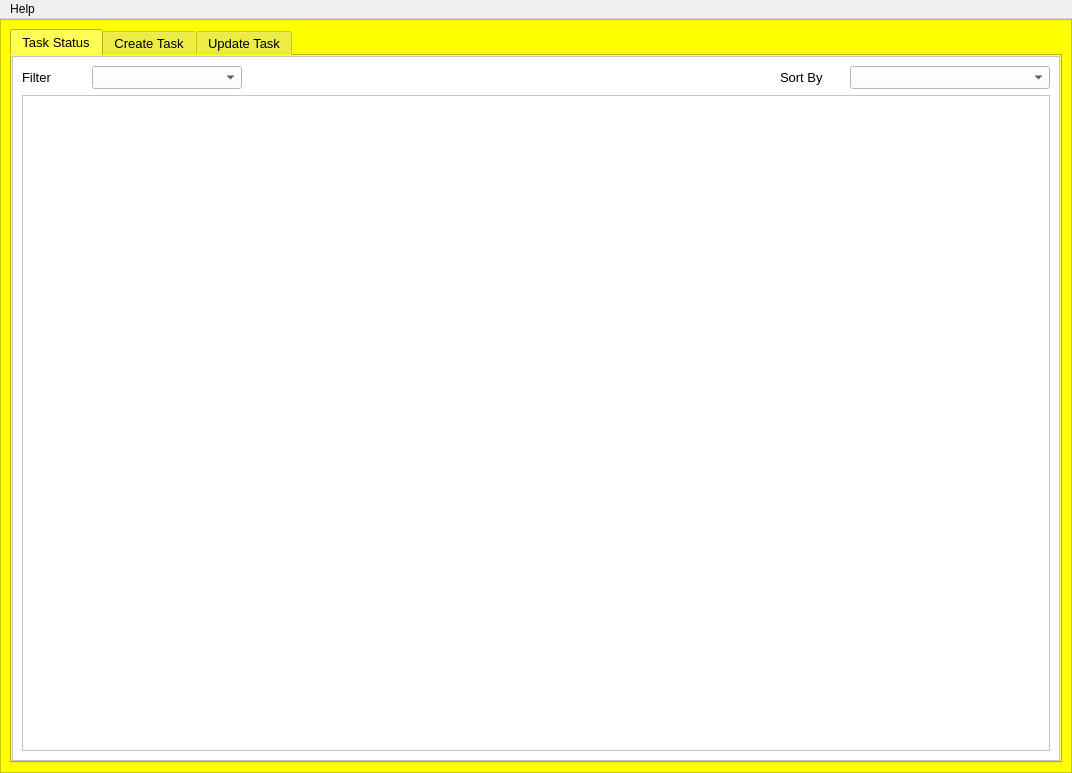
<?xml version="1.0" encoding="UTF-8"?>
<ui version="4.0">
 <class>MainWindow</class>
 <widget class="QMainWindow" name="MainWindow">
  <property name="geometry">
   <rect>
    <x>0</x>
    <y>0</y>
    <width>1072</width>
    <height>773</height>
   </rect>
  </property>
  <property name="windowTitle">
   <string>MainWindow</string>
  </property>
  <widget class="QWidget" name="centralwidget">
   <layout class="QVBoxLayout" name="verticalLayout">
    <property name="leftMargin">
     <number>0</number>
    </property>
    <property name="topMargin">
     <number>0</number>
    </property>
    <property name="rightMargin">
     <number>0</number>
    </property>
    <property name="bottomMargin">
     <number>0</number>
    </property>
    <item>
     <widget class="QFrame" name="frame">
      <property name="sizePolicy">
       <sizepolicy hsizetype="Preferred" vsizetype="Preferred">
        <horstretch>0</horstretch>
        <verstretch>0</verstretch>
       </sizepolicy>
      </property>
      <property name="autoFillBackground">
       <bool>false</bool>
      </property>
      <property name="styleSheet">
       <string notr="true">background-color:rgb(255, 255, 0)</string>
      </property>
      <property name="frameShape">
       <enum>QFrame::StyledPanel</enum>
      </property>
      <property name="frameShadow">
       <enum>QFrame::Raised</enum>
      </property>
      <layout class="QVBoxLayout" name="verticalLayout_2">
       <property name="spacing">
        <number>0</number>
       </property>
       <property name="leftMargin">
        <number>9</number>
       </property>
       <property name="topMargin">
        <number>9</number>
       </property>
       <item>
        <widget class="QTabWidget" name="tabWidget">
         <property name="font">
          <font>
           <pointsize>10</pointsize>
          </font>
         </property>
         <property name="currentIndex">
          <number>0</number>
         </property>
         <widget class="QWidget" name="tab">
          <attribute name="title">
           <string>Task Status</string>
          </attribute>
          <layout class="QVBoxLayout" name="verticalLayout_5">
           <property name="leftMargin">
            <number>0</number>
           </property>
           <property name="topMargin">
            <number>0</number>
           </property>
           <property name="rightMargin">
            <number>0</number>
           </property>
           <property name="bottomMargin">
            <number>0</number>
           </property>
           <item>
            <widget class="QFrame" name="frame_3">
             <property name="styleSheet">
              <string notr="true">background-color:rgb(255, 255, 255)</string>
             </property>
             <property name="frameShape">
              <enum>QFrame::StyledPanel</enum>
             </property>
             <property name="frameShadow">
              <enum>QFrame::Raised</enum>
             </property>
             <layout class="QGridLayout" name="gridLayout_2">
              <item row="0" column="0">
               <layout class="QGridLayout" name="gridLayout">
                <property name="topMargin">
                 <number>0</number>
                </property>
                <item row="0" column="0">
                 <layout class="QHBoxLayout" name="horizontalLayout_5">
                  <property name="spacing">
                   <number>0</number>
                  </property>
                  <property name="sizeConstraint">
                   <enum>QLayout::SetMinimumSize</enum>
                  </property>
                  <item>
                   <widget class="QLabel" name="label_6">
                    <property name="minimumSize">
                     <size>
                      <width>70</width>
                      <height>0</height>
                     </size>
                    </property>
                    <property name="maximumSize">
                     <size>
                      <width>70</width>
                      <height>16777215</height>
                     </size>
                    </property>
                    <property name="font">
                     <font>
                      <pointsize>10</pointsize>
                     </font>
                    </property>
                    <property name="text">
                     <string>Filter</string>
                    </property>
                   </widget>
                  </item>
                  <item>
                   <widget class="QComboBox" name="taskStatusComboBox">
                    <property name="sizePolicy">
                     <sizepolicy hsizetype="Expanding" vsizetype="Fixed">
                      <horstretch>0</horstretch>
                      <verstretch>0</verstretch>
                     </sizepolicy>
                    </property>
                    <property name="minimumSize">
                     <size>
                      <width>100</width>
                      <height>0</height>
                     </size>
                    </property>
                    <property name="maximumSize">
                     <size>
                      <width>150</width>
                      <height>16777215</height>
                     </size>
                    </property>
                    <property name="font">
                     <font>
                      <pointsize>10</pointsize>
                     </font>
                    </property>
                   </widget>
                  </item>
                  <item>
                   <spacer name="horizontalSpacer">
                    <property name="orientation">
                     <enum>Qt::Horizontal</enum>
                    </property>
                    <property name="sizeHint" stdset="0">
                     <size>
                      <width>40</width>
                      <height>20</height>
                     </size>
                    </property>
                   </spacer>
                  </item>
                  <item>
                   <widget class="QLabel" name="label_7">
                    <property name="minimumSize">
                     <size>
                      <width>70</width>
                      <height>0</height>
                     </size>
                    </property>
                    <property name="maximumSize">
                     <size>
                      <width>70</width>
                      <height>16777215</height>
                     </size>
                    </property>
                    <property name="font">
                     <font>
                      <pointsize>10</pointsize>
                     </font>
                    </property>
                    <property name="text">
                     <string>Sort By</string>
                    </property>
                   </widget>
                  </item>
                  <item>
                   <widget class="QComboBox" name="taskFilterComboBox">
                    <property name="minimumSize">
                     <size>
                      <width>200</width>
                      <height>0</height>
                     </size>
                    </property>
                    <property name="maximumSize">
                     <size>
                      <width>150</width>
                      <height>16777215</height>
                     </size>
                    </property>
                    <property name="font">
                     <font>
                      <pointsize>10</pointsize>
                     </font>
                    </property>
                   </widget>
                  </item>
                 </layout>
                </item>
                <item row="1" column="0">
                 <widget class="QTableWidget" name="taskTableWidget">
                  <property name="font">
                   <font>
                    <pointsize>10</pointsize>
                   </font>
                  </property>
                  <property name="showGrid">
                   <bool>true</bool>
                  </property>
                  <attribute name="horizontalHeaderMinimumSectionSize">
                   <number>150</number>
                  </attribute>
                 </widget>
                </item>
               </layout>
              </item>
             </layout>
            </widget>
           </item>
          </layout>
         </widget>
         <widget class="QWidget" name="tab_2">
          <attribute name="title">
           <string>Create Task</string>
          </attribute>
          <layout class="QVBoxLayout" name="verticalLayout_3">
           <property name="leftMargin">
            <number>0</number>
           </property>
           <property name="topMargin">
            <number>0</number>
           </property>
           <property name="rightMargin">
            <number>0</number>
           </property>
           <property name="bottomMargin">
            <number>0</number>
           </property>
           <item>
            <widget class="QFrame" name="frame_2">
             <property name="enabled">
              <bool>true</bool>
             </property>
             <property name="styleSheet">
              <string notr="true">background-color:rgb(255, 255, 255)</string>
             </property>
             <property name="frameShape">
              <enum>QFrame::StyledPanel</enum>
             </property>
             <property name="frameShadow">
              <enum>QFrame::Raised</enum>
             </property>
             <widget class="QPushButton" name="createTaskBtn">
              <property name="geometry">
               <rect>
                <x>710</x>
                <y>290</y>
                <width>111</width>
                <height>31</height>
               </rect>
              </property>
              <property name="font">
               <font>
                <pointsize>12</pointsize>
               </font>
              </property>
              <property name="text">
               <string>Submit</string>
              </property>
             </widget>
             <widget class="QWidget" name="layoutWidget">
              <property name="geometry">
               <rect>
                <x>60</x>
                <y>50</y>
                <width>801</width>
                <height>221</height>
               </rect>
              </property>
              <layout class="QVBoxLayout" name="verticalLayout_4">
               <property name="spacing">
                <number>0</number>
               </property>
               <property name="sizeConstraint">
                <enum>QLayout::SetDefaultConstraint</enum>
               </property>
               <item>
                <layout class="QHBoxLayout" name="horizontalLayout">
                 <property name="spacing">
                  <number>0</number>
                 </property>
                 <item>
                  <widget class="QLabel" name="label">
                   <property name="sizePolicy">
                    <sizepolicy hsizetype="Preferred" vsizetype="Preferred">
                     <horstretch>0</horstretch>
                     <verstretch>0</verstretch>
                    </sizepolicy>
                   </property>
                   <property name="maximumSize">
                    <size>
                     <width>200</width>
                     <height>30</height>
                    </size>
                   </property>
                   <property name="font">
                    <font>
                     <pointsize>10</pointsize>
                    </font>
                   </property>
                   <property name="text">
                    <string>Task Unique Number</string>
                   </property>
                  </widget>
                 </item>
                 <item>
                  <widget class="QLabel" name="taskNumLabel">
                   <property name="sizePolicy">
                    <sizepolicy hsizetype="Expanding" vsizetype="Expanding">
                     <horstretch>0</horstretch>
                     <verstretch>0</verstretch>
                    </sizepolicy>
                   </property>
                   <property name="maximumSize">
                    <size>
                     <width>500</width>
                     <height>30</height>
                    </size>
                   </property>
                   <property name="font">
                    <font>
                     <pointsize>10</pointsize>
                    </font>
                   </property>
                   <property name="text">
                    <string/>
                   </property>
                  </widget>
                 </item>
                </layout>
               </item>
               <item>
                <layout class="QHBoxLayout" name="horizontalLayout_2">
                 <property name="spacing">
                  <number>0</number>
                 </property>
                 <item>
                  <widget class="QLabel" name="label_2">
                   <property name="sizePolicy">
                    <sizepolicy hsizetype="Preferred" vsizetype="Preferred">
                     <horstretch>0</horstretch>
                     <verstretch>0</verstretch>
                    </sizepolicy>
                   </property>
                   <property name="maximumSize">
                    <size>
                     <width>200</width>
                     <height>30</height>
                    </size>
                   </property>
                   <property name="font">
                    <font>
                     <pointsize>10</pointsize>
                    </font>
                   </property>
                   <property name="text">
                    <string>Task Name</string>
                   </property>
                  </widget>
                 </item>
                 <item>
                  <widget class="QTextEdit" name="taskNameEditText">
                   <property name="maximumSize">
                    <size>
                     <width>500</width>
                     <height>30</height>
                    </size>
                   </property>
                   <property name="font">
                    <font>
                     <pointsize>10</pointsize>
                    </font>
                   </property>
                  </widget>
                 </item>
                </layout>
               </item>
               <item>
                <layout class="QHBoxLayout" name="horizontalLayout_3">
                 <property name="spacing">
                  <number>0</number>
                 </property>
                 <item>
                  <widget class="QLabel" name="label_3">
                   <property name="sizePolicy">
                    <sizepolicy hsizetype="Preferred" vsizetype="Preferred">
                     <horstretch>0</horstretch>
                     <verstretch>0</verstretch>
                    </sizepolicy>
                   </property>
                   <property name="maximumSize">
                    <size>
                     <width>200</width>
                     <height>30</height>
                    </size>
                   </property>
                   <property name="font">
                    <font>
                     <pointsize>10</pointsize>
                    </font>
                   </property>
                   <property name="text">
                    <string>Description</string>
                   </property>
                  </widget>
                 </item>
                 <item>
                  <widget class="QTextEdit" name="descriptionEditText">
                   <property name="maximumSize">
                    <size>
                     <width>500</width>
                     <height>30</height>
                    </size>
                   </property>
                   <property name="font">
                    <font>
                     <pointsize>10</pointsize>
                    </font>
                   </property>
                  </widget>
                 </item>
                </layout>
               </item>
               <item>
                <layout class="QHBoxLayout" name="horizontalLayout_4">
                 <property name="spacing">
                  <number>0</number>
                 </property>
                 <item>
                  <widget class="QLabel" name="label_4">
                   <property name="sizePolicy">
                    <sizepolicy hsizetype="Preferred" vsizetype="Preferred">
                     <horstretch>0</horstretch>
                     <verstretch>0</verstretch>
                    </sizepolicy>
                   </property>
                   <property name="maximumSize">
                    <size>
                     <width>200</width>
                     <height>30</height>
                    </size>
                   </property>
                   <property name="font">
                    <font>
                     <pointsize>10</pointsize>
                    </font>
                   </property>
                   <property name="text">
                    <string>Target completion date</string>
                   </property>
                  </widget>
                 </item>
                 <item>
                  <widget class="QDateEdit" name="targetDate">
                   <property name="sizePolicy">
                    <sizepolicy hsizetype="Expanding" vsizetype="Expanding">
                     <horstretch>0</horstretch>
                     <verstretch>0</verstretch>
                    </sizepolicy>
                   </property>
                   <property name="minimumSize">
                    <size>
                     <width>0</width>
                     <height>0</height>
                    </size>
                   </property>
                   <property name="maximumSize">
                    <size>
                     <width>500</width>
                     <height>30</height>
                    </size>
                   </property>
                   <property name="font">
                    <font>
                     <pointsize>10</pointsize>
                    </font>
                   </property>
                   <property name="calendarPopup">
                    <bool>true</bool>
                   </property>
                  </widget>
                 </item>
                </layout>
               </item>
              </layout>
             </widget>
            </widget>
           </item>
          </layout>
         </widget>
         <widget class="QWidget" name="tab_3">
          <attribute name="title">
           <string>Update Task</string>
          </attribute>
          <layout class="QGridLayout" name="gridLayout_3">
           <property name="leftMargin">
            <number>0</number>
           </property>
           <property name="topMargin">
            <number>0</number>
           </property>
           <property name="rightMargin">
            <number>0</number>
           </property>
           <property name="bottomMargin">
            <number>0</number>
           </property>
           <item row="0" column="0">
            <widget class="QFrame" name="frame_4">
             <property name="styleSheet">
              <string notr="true">background-color:rgb(255, 255, 255)</string>
             </property>
             <property name="frameShape">
              <enum>QFrame::StyledPanel</enum>
             </property>
             <property name="frameShadow">
              <enum>QFrame::Raised</enum>
             </property>
             <widget class="QPushButton" name="updateTaskBtn">
              <property name="geometry">
               <rect>
                <x>692</x>
                <y>430</y>
                <width>151</width>
                <height>31</height>
               </rect>
              </property>
              <property name="font">
               <font>
                <pointsize>12</pointsize>
               </font>
              </property>
              <property name="text">
               <string>Update</string>
              </property>
             </widget>
             <widget class="QWidget" name="layoutWidget">
              <property name="geometry">
               <rect>
                <x>60</x>
                <y>50</y>
                <width>831</width>
                <height>351</height>
               </rect>
              </property>
              <layout class="QVBoxLayout" name="verticalLayout_6">
               <property name="spacing">
                <number>0</number>
               </property>
               <item>
                <layout class="QHBoxLayout" name="horizontalLayout_6">
                 <property name="spacing">
                  <number>0</number>
                 </property>
                 <item>
                  <widget class="QLabel" name="label_5">
                   <property name="sizePolicy">
                    <sizepolicy hsizetype="Preferred" vsizetype="Preferred">
                     <horstretch>0</horstretch>
                     <verstretch>0</verstretch>
                    </sizepolicy>
                   </property>
                   <property name="minimumSize">
                    <size>
                     <width>0</width>
                     <height>0</height>
                    </size>
                   </property>
                   <property name="maximumSize">
                    <size>
                     <width>200</width>
                     <height>30</height>
                    </size>
                   </property>
                   <property name="font">
                    <font>
                     <pointsize>10</pointsize>
                    </font>
                   </property>
                   <property name="text">
                    <string>Task Unique Number</string>
                   </property>
                  </widget>
                 </item>
                 <item>
                  <widget class="QComboBox" name="taskNum2ComboBox">
                   <property name="sizePolicy">
                    <sizepolicy hsizetype="Expanding" vsizetype="Expanding">
                     <horstretch>0</horstretch>
                     <verstretch>0</verstretch>
                    </sizepolicy>
                   </property>
                   <property name="minimumSize">
                    <size>
                     <width>0</width>
                     <height>0</height>
                    </size>
                   </property>
                   <property name="maximumSize">
                    <size>
                     <width>500</width>
                     <height>30</height>
                    </size>
                   </property>
                   <property name="font">
                    <font>
                     <pointsize>10</pointsize>
                    </font>
                   </property>
                  </widget>
                 </item>
                </layout>
               </item>
               <item>
                <layout class="QHBoxLayout" name="horizontalLayout_7">
                 <property name="spacing">
                  <number>0</number>
                 </property>
                 <item>
                  <widget class="QLabel" name="label_8">
                   <property name="sizePolicy">
                    <sizepolicy hsizetype="Preferred" vsizetype="Preferred">
                     <horstretch>0</horstretch>
                     <verstretch>0</verstretch>
                    </sizepolicy>
                   </property>
                   <property name="maximumSize">
                    <size>
                     <width>200</width>
                     <height>30</height>
                    </size>
                   </property>
                   <property name="font">
                    <font>
                     <pointsize>10</pointsize>
                    </font>
                   </property>
                   <property name="text">
                    <string>Task Name</string>
                   </property>
                  </widget>
                 </item>
                 <item>
                  <widget class="QTextEdit" name="taskName2EditText">
                   <property name="maximumSize">
                    <size>
                     <width>500</width>
                     <height>30</height>
                    </size>
                   </property>
                   <property name="font">
                    <font>
                     <pointsize>10</pointsize>
                    </font>
                   </property>
                  </widget>
                 </item>
                </layout>
               </item>
               <item>
                <layout class="QHBoxLayout" name="horizontalLayout_8">
                 <property name="spacing">
                  <number>0</number>
                 </property>
                 <item>
                  <widget class="QLabel" name="label_9">
                   <property name="sizePolicy">
                    <sizepolicy hsizetype="Preferred" vsizetype="Preferred">
                     <horstretch>0</horstretch>
                     <verstretch>0</verstretch>
                    </sizepolicy>
                   </property>
                   <property name="maximumSize">
                    <size>
                     <width>200</width>
                     <height>30</height>
                    </size>
                   </property>
                   <property name="font">
                    <font>
                     <pointsize>10</pointsize>
                    </font>
                   </property>
                   <property name="text">
                    <string>Description</string>
                   </property>
                  </widget>
                 </item>
                 <item>
                  <widget class="QTextEdit" name="description2EditText">
                   <property name="maximumSize">
                    <size>
                     <width>500</width>
                     <height>30</height>
                    </size>
                   </property>
                   <property name="font">
                    <font>
                     <pointsize>10</pointsize>
                    </font>
                   </property>
                  </widget>
                 </item>
                </layout>
               </item>
               <item>
                <layout class="QHBoxLayout" name="horizontalLayout_10">
                 <property name="spacing">
                  <number>0</number>
                 </property>
                 <item>
                  <widget class="QLabel" name="label_11">
                   <property name="sizePolicy">
                    <sizepolicy hsizetype="Preferred" vsizetype="Preferred">
                     <horstretch>0</horstretch>
                     <verstretch>0</verstretch>
                    </sizepolicy>
                   </property>
                   <property name="maximumSize">
                    <size>
                     <width>200</width>
                     <height>30</height>
                    </size>
                   </property>
                   <property name="font">
                    <font>
                     <pointsize>10</pointsize>
                    </font>
                   </property>
                   <property name="text">
                    <string>Start Date</string>
                   </property>
                  </widget>
                 </item>
                 <item>
                  <widget class="QDateEdit" name="startDate2DateField">
                   <property name="sizePolicy">
                    <sizepolicy hsizetype="Expanding" vsizetype="Expanding">
                     <horstretch>0</horstretch>
                     <verstretch>0</verstretch>
                    </sizepolicy>
                   </property>
                   <property name="minimumSize">
                    <size>
                     <width>0</width>
                     <height>0</height>
                    </size>
                   </property>
                   <property name="maximumSize">
                    <size>
                     <width>500</width>
                     <height>30</height>
                    </size>
                   </property>
                   <property name="font">
                    <font>
                     <pointsize>10</pointsize>
                    </font>
                   </property>
                   <property name="calendarPopup">
                    <bool>true</bool>
                   </property>
                  </widget>
                 </item>
                </layout>
               </item>
               <item>
                <layout class="QHBoxLayout" name="horizontalLayout_9">
                 <property name="spacing">
                  <number>0</number>
                 </property>
                 <item>
                  <widget class="QLabel" name="label_10">
                   <property name="sizePolicy">
                    <sizepolicy hsizetype="Preferred" vsizetype="Preferred">
                     <horstretch>0</horstretch>
                     <verstretch>0</verstretch>
                    </sizepolicy>
                   </property>
                   <property name="maximumSize">
                    <size>
                     <width>200</width>
                     <height>30</height>
                    </size>
                   </property>
                   <property name="font">
                    <font>
                     <pointsize>10</pointsize>
                    </font>
                   </property>
                   <property name="text">
                    <string>Target Completion Date</string>
                   </property>
                  </widget>
                 </item>
                 <item>
                  <widget class="QDateEdit" name="targetDate2DateField">
                   <property name="sizePolicy">
                    <sizepolicy hsizetype="Expanding" vsizetype="Expanding">
                     <horstretch>0</horstretch>
                     <verstretch>0</verstretch>
                    </sizepolicy>
                   </property>
                   <property name="minimumSize">
                    <size>
                     <width>0</width>
                     <height>0</height>
                    </size>
                   </property>
                   <property name="maximumSize">
                    <size>
                     <width>500</width>
                     <height>30</height>
                    </size>
                   </property>
                   <property name="font">
                    <font>
                     <pointsize>10</pointsize>
                    </font>
                   </property>
                   <property name="calendarPopup">
                    <bool>true</bool>
                   </property>
                  </widget>
                 </item>
                </layout>
               </item>
               <item>
                <layout class="QHBoxLayout" name="horizontalLayout_11">
                 <property name="spacing">
                  <number>0</number>
                 </property>
                 <item>
                  <widget class="QLabel" name="label_12">
                   <property name="sizePolicy">
                    <sizepolicy hsizetype="Preferred" vsizetype="Preferred">
                     <horstretch>0</horstretch>
                     <verstretch>0</verstretch>
                    </sizepolicy>
                   </property>
                   <property name="maximumSize">
                    <size>
                     <width>200</width>
                     <height>30</height>
                    </size>
                   </property>
                   <property name="font">
                    <font>
                     <pointsize>10</pointsize>
                    </font>
                   </property>
                   <property name="text">
                    <string>Status</string>
                   </property>
                  </widget>
                 </item>
                 <item>
                  <widget class="QComboBox" name="taskStatus2ComboBox">
                   <property name="sizePolicy">
                    <sizepolicy hsizetype="Expanding" vsizetype="Expanding">
                     <horstretch>0</horstretch>
                     <verstretch>0</verstretch>
                    </sizepolicy>
                   </property>
                   <property name="minimumSize">
                    <size>
                     <width>0</width>
                     <height>0</height>
                    </size>
                   </property>
                   <property name="maximumSize">
                    <size>
                     <width>500</width>
                     <height>30</height>
                    </size>
                   </property>
                   <property name="font">
                    <font>
                     <pointsize>10</pointsize>
                    </font>
                   </property>
                  </widget>
                 </item>
                </layout>
               </item>
              </layout>
             </widget>
            </widget>
           </item>
          </layout>
         </widget>
        </widget>
       </item>
      </layout>
     </widget>
    </item>
   </layout>
  </widget>
  <widget class="QMenuBar" name="menuBar">
   <property name="geometry">
    <rect>
     <x>0</x>
     <y>0</y>
     <width>1072</width>
     <height>26</height>
    </rect>
   </property>
   <widget class="QMenu" name="menuHelp">
    <property name="title">
     <string>Help</string>
    </property>
    <addaction name="actionAbout"/>
   </widget>
   <addaction name="menuHelp"/>
  </widget>
  <action name="actionAbout">
   <property name="text">
    <string>About</string>
   </property>
  </action>
 </widget>
 <resources/>
 <connections/>
</ui>
